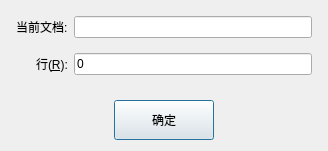
<?xml version="1.0" encoding="UTF-8"?>
<ui version="4.0">
 <class>JumpDialog</class>
 <widget class="QDialog" name="JumpDialog">
  <property name="geometry">
   <rect>
    <x>0</x>
    <y>0</y>
    <width>328</width>
    <height>151</height>
   </rect>
  </property>
  <property name="windowTitle">
   <string>Dialog</string>
  </property>
  <layout class="QVBoxLayout" name="verticalLayout">
   <item>
    <layout class="QFormLayout" name="formLayout">
     <property name="labelAlignment">
      <set>Qt::AlignRight|Qt::AlignTrailing|Qt::AlignVCenter</set>
     </property>
     <property name="verticalSpacing">
      <number>15</number>
     </property>
     <property name="leftMargin">
      <number>5</number>
     </property>
     <property name="topMargin">
      <number>5</number>
     </property>
     <property name="rightMargin">
      <number>5</number>
     </property>
     <property name="bottomMargin">
      <number>5</number>
     </property>
     <item row="0" column="0">
      <widget class="QLabel" name="Label">
       <property name="text">
        <string>当前文档:</string>
       </property>
      </widget>
     </item>
     <item row="0" column="1">
      <widget class="QLineEdit" name="LineEditFile">
       <property name="readOnly">
        <bool>true</bool>
       </property>
      </widget>
     </item>
     <item row="1" column="0">
      <widget class="QLabel" name="rLabel">
       <property name="text">
        <string>行(&amp;R):</string>
       </property>
       <property name="buddy">
        <cstring>rLineEditRow</cstring>
       </property>
      </widget>
     </item>
     <item row="1" column="1">
      <widget class="QLineEdit" name="rLineEditRow">
       <property name="text">
        <string>0</string>
       </property>
      </widget>
     </item>
    </layout>
   </item>
   <item>
    <layout class="QGridLayout" name="gridLayout">
     <item row="0" column="0">
      <widget class="QPushButton" name="pushButtonSure">
       <property name="maximumSize">
        <size>
         <width>100</width>
         <height>40</height>
        </size>
       </property>
       <property name="text">
        <string>确定</string>
       </property>
      </widget>
     </item>
    </layout>
   </item>
  </layout>
 </widget>
 <resources/>
 <connections/>
</ui>
